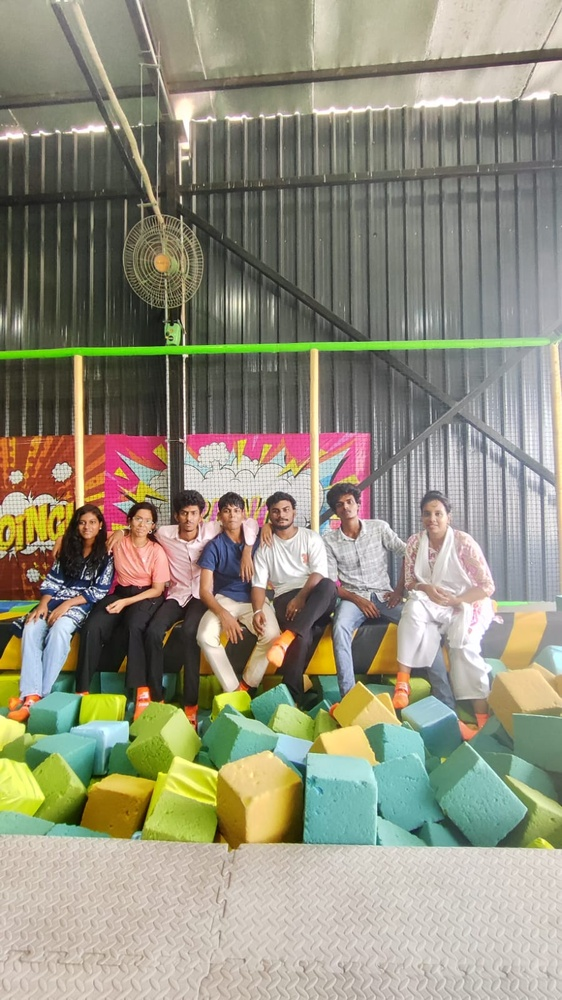
#> input picture codsoft_task5/group photo.jpeg, 562 x 1000 px, shrunk from 900 x 1600 before the run
$ python detect_in_image.py
#> lines starting #> are read from the running program, lines starting #| are printed output that depends on the picture; after the words box and inside, x2 and y2 are one past the last pixel; in counts of white or black regions, pixels touching at a corner belong together
import cv2
import os

def detect_faces_in_image(image_path, output_dir="output"):
    """Detect faces in a static image using OpenCV Haar Cascades"""
#> called with image_path = 'group photo.jpeg', output_dir = 'output'

    # Load the cascade
    face_cascade = cv2.CascadeClassifier(cv2.data.haarcascades + 'haarcascade_frontalface_default.xml')

    # Read the image
    image = cv2.imread(image_path)
#> image is the input picture: shape (1000, 562, 3); mean B, G, R 125, 143.9, 146.5
    if image is None:
        print(f"Error: Could not read image at {image_path}")
        return

    # Convert to grayscale
    gray = cv2.cvtColor(image, cv2.COLOR_BGR2GRAY)
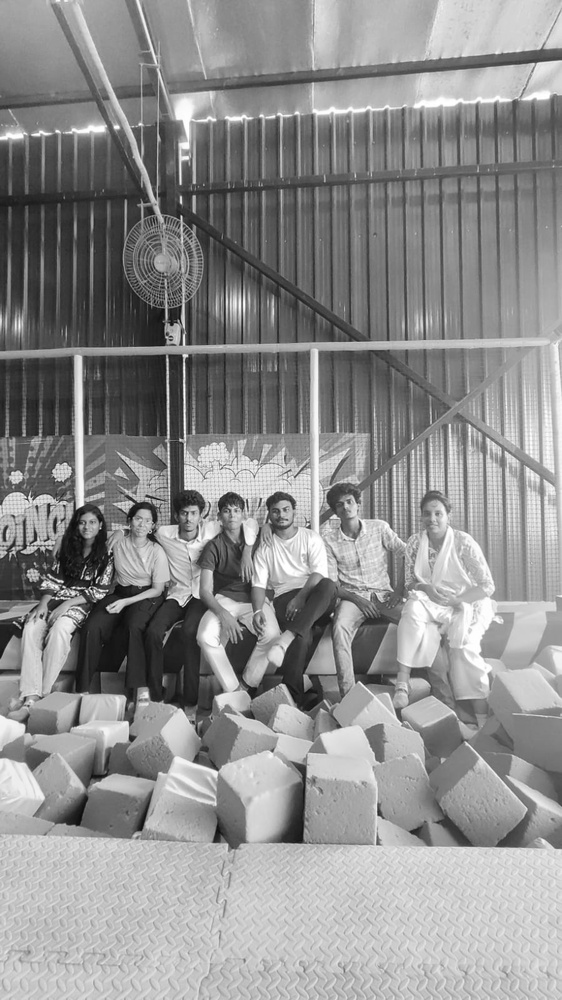
#> gray: shape (1000, 562); min 4, max 255, mean 142.5

    # Detect faces
    faces = face_cascade.detectMultiScale(gray, scaleFactor=1.1, minNeighbors=5, minSize=(30, 30))
#> faces = [[263, 495, 37, 37], [418, 500, 34, 34], [168, 463, 99, 99]]

    print(f"Detected {len(faces)} face(s) in the image!")
#| Detected 3 face(s) in the image!

    # Draw rectangles around faces
    for i, (x, y, w, h) in enumerate(faces):
        cv2.rectangle(image, (x, y), (x+w, y+h), (0, 255, 0), 3)
        cv2.putText(image, f'Face {i+1}', (x, y-10), cv2.FONT_HERSHEY_SIMPLEX, 0.9, (0, 255, 0), 2)
#> this loop made 3 passes
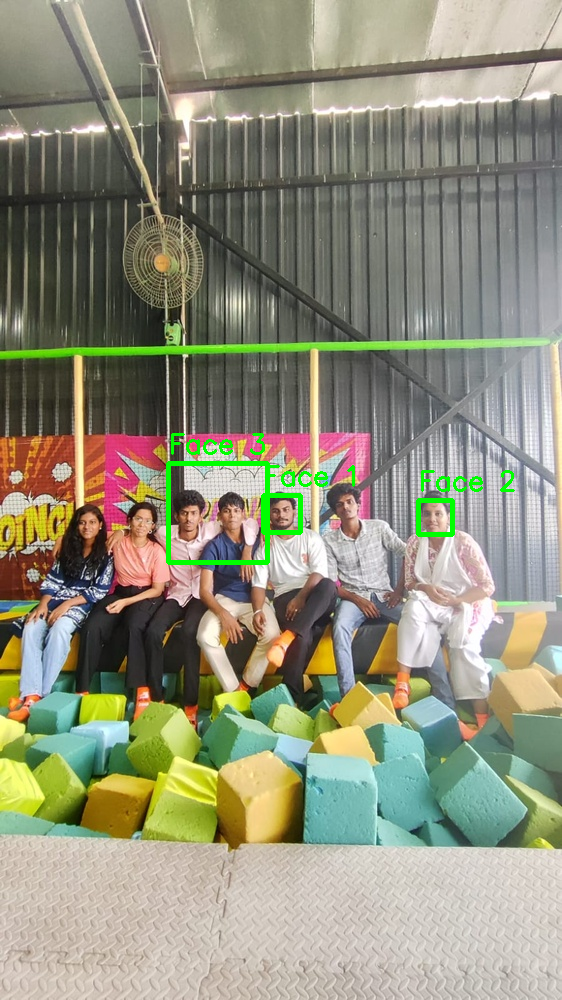
#> image: shape (1000, 562, 3); 0.89% of pixels changed, all inside (x1, y1, x2, y2) = (166, 433, 515, 565)

    # Create output directory if it doesn't exist
    if not os.path.exists(output_dir):
        os.makedirs(output_dir)

    # Save the result
    output_path = os.path.join(output_dir, "detected_" + os.path.basename(image_path))
    cv2.imwrite(output_path, image)
    print(f"Result saved to: {output_path}")

    # Display the result
    cv2.imshow('Face Detection Result', image)
    print("Press any key to close the window...")
    cv2.waitKey(0)
    cv2.destroyAllWindows()

    return output_path

if __name__ == "__main__":
    # Process the group photo
    image_file = "group photo.jpeg"
    if os.path.exists(image_file):
        detect_faces_in_image(image_file)
    else:
        print(f"Error: {image_file} not found!")
